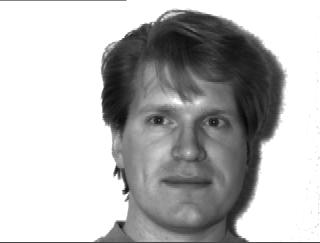
#> input picture data_augmented/subject01.centerlight_frame_1.jpg, 320 x 243 px
$ python -i filters2.py   (imports and definitions only)
#> lines starting #> are read from the running program, lines starting #| are printed output that depends on the picture
import cv2
import numpy as np
from scipy.ndimage import gaussian_laplace, sobel, distance_transform_edt

class ImageFilter:
    def __init__(self, image_path):
        # Load the image in grayscale
        self.image = cv2.imread(image_path, cv2.IMREAD_GRAYSCALE)
#> self.image is the input picture: shape (243, 320); min 7, max 255, mean 184.4

    def gaussian_high_pass(self, sigma=2):
        """
        Applies a Gaussian High-Pass filter by subtracting a Gaussian-blurred version from the original.
        """
        low_pass = cv2.GaussianBlur(self.image, (0, 0), sigma)
        high_pass = cv2.subtract(self.image, low_pass)
        return high_pass

    def local_intensity_normalized_high_pass(self, sigma=2):
        """
        Applies a Local Intensity-Normalized High-Pass filter.
        """
        low_pass = cv2.GaussianBlur(self.image, (0, 0), sigma)
        high_pass = self.image - low_pass
        norm_high_pass = cv2.normalize(high_pass, None, 0, 255, cv2.NORM_MINMAX)
        return norm_high_pass

    def distance_transformed_edge_map(self):
        """
        Applies a Distance-Transformed Edge Map filter.
        """
        # Apply edge detection
        edges = cv2.Canny(self.image, 100, 200)
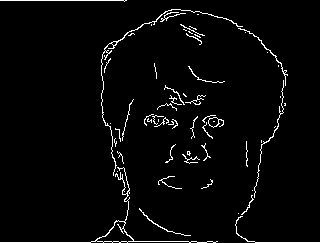
#> edges: shape (243, 320); 3% white in thin lines or dots
        # Perform distance transform on the edges
        dist_transform = distance_transform_edt(edges)
#> dist_transform: shape (243, 320) float64; values 0 (black) and 1 (white), 3% white in thin lines or dots
        # Normalize the result for visualization
        dist_transform = cv2.normalize(dist_transform, None, 0, 255, cv2.NORM_MINMAX)
#> dist_transform: shape (243, 320) float64; 3% white in thin lines or dots
        return dist_transform.astype(np.uint8)

    def laplacian_of_gaussian(self, sigma=2):
        """
        Applies the Laplacian-of-Gaussian (LoG) filter.
        """
        log_image = gaussian_laplace(self.image, sigma=sigma)
        # Scale and convert to 8-bit for visualization
        log_image = cv2.normalize(log_image, None, 0, 255, cv2.NORM_MINMAX)
        return log_image.astype(np.uint8)

    def directional_grey_scale_derivatives(self):
        """
        Computes directional grayscale derivatives using Sobel operators.
        """
        # Calculate Sobel derivatives
        sobel_x = sobel(self.image, axis=0, mode='reflect')
        sobel_y = sobel(self.image, axis=1, mode='reflect')
        # Combine gradients
        magnitude = np.sqrt(sobel_x**2 + sobel_y**2)
        magnitude = cv2.normalize(magnitude, None, 0, 255, cv2.NORM_MINMAX)
        return magnitude.astype(np.uint8)

>>> result = ImageFilter('data_augmented/subject01.centerlight_frame_1.jpg').distance_transformed_edge_map()

$ run again, on data_augmented/subject02.centerlight_frame_1.jpg
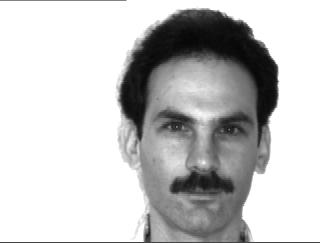
#> input picture data_augmented/subject02.centerlight_frame_1.jpg, 320 x 243 px
#> in __init__, self.image is the input picture: shape (243, 320); min 5, max 255, mean 197.7
#> in distance_transformed_edge_map, `edges = cv2.Canny(self.image, 100, 200)`:
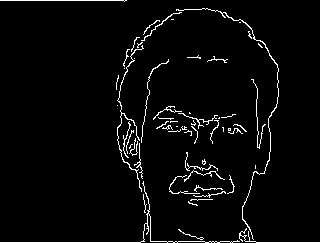
#> edges: shape (243, 320); 3.4% white in thin lines or dots
#> in distance_transformed_edge_map, `dist_transform = distance_transform_edt(edges)`:
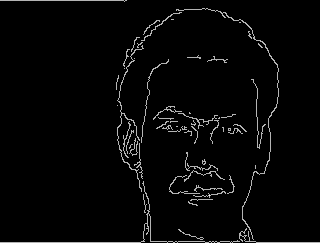
#> dist_transform: shape (243, 320) float64; min 0, max 1.41, mean 0.0343; drawn with min black and max white

$ run again, on data_augmented/subject03.centerlight_frame_1.jpg
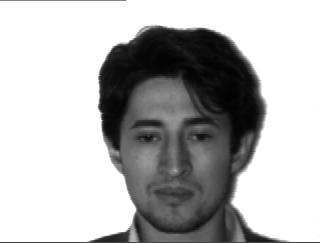
#> input picture data_augmented/subject03.centerlight_frame_1.jpg, 320 x 243 px
#> in __init__, self.image is the input picture: shape (243, 320); min 1, max 255, mean 181.5
#> in distance_transformed_edge_map, `edges = cv2.Canny(self.image, 100, 200)`:
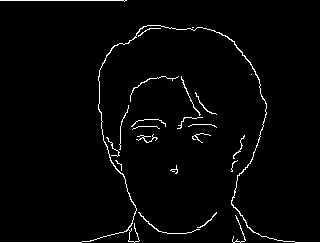
#> edges: shape (243, 320); 2.3% white in thin lines or dots
